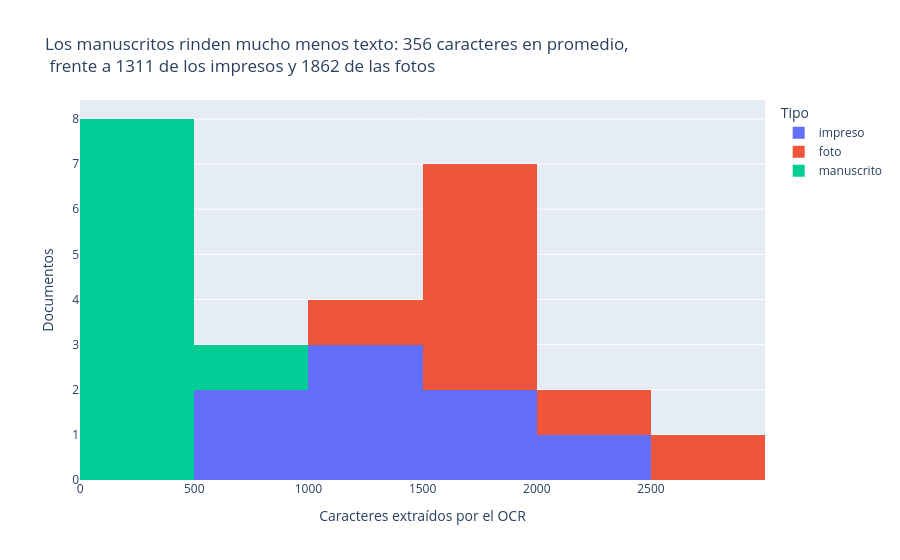
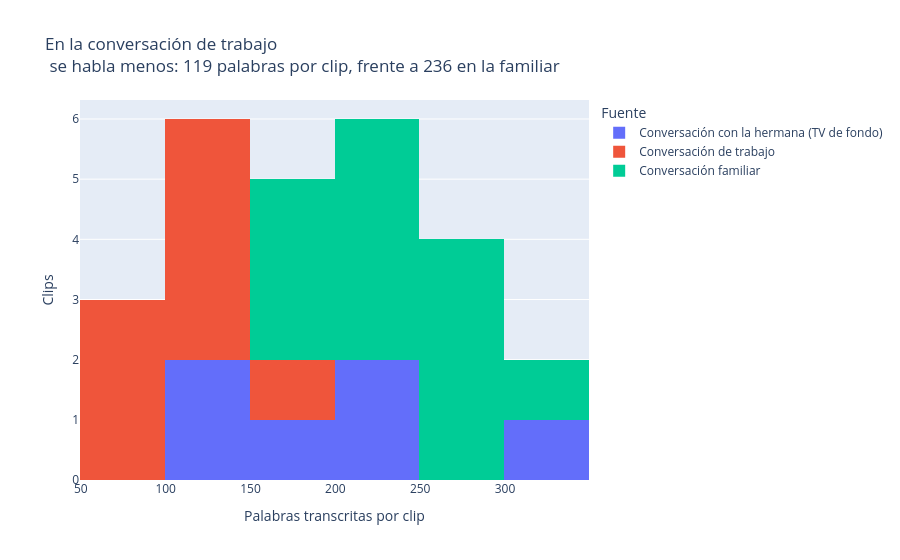

Notebook cell for these charts, in order:
### Code cell
media_ocr = documentos.groupby("tipo")["caracteres"].mean()
fig = px.histogram(documentos, x="caracteres", color="tipo", nbins=12,
                   labels={"caracteres": "Caracteres extraídos por el OCR", "tipo": "Tipo"},
                   title=f"Los manuscritos rinden mucho menos texto: {media_ocr['manuscrito']:.0f} caracteres en promedio, "
                         f"<br> frente a {media_ocr['impreso']:.0f} de los impresos y {media_ocr['foto']:.0f} de las fotos")
fig.update_yaxes(title_text="Documentos")
fig.show()

media_asr = clips.groupby("fuente")["palabras"].mean()
fig = px.histogram(clips, x="palabras", color="fuente", nbins=10,
                   labels={"palabras": "Palabras transcritas por clip", "fuente": "Fuente"},
                   title=f"En la conversación de trabajo <br> se habla menos: {media_asr['Conversación de trabajo']:.0f} "
                         f"palabras por clip, frente a {media_asr['Conversación familiar']:.0f} en la familiar")
fig.update_yaxes(title_text="Clips")
fig.show()

### Figure 1 — Plotly figure (JSON) as saved in the notebook; plotly's stock layout.template omitted (floating-point values rounded to 4 significant figures)
{"data": [{"bingroup": "x", "hovertemplate": "Tipo=impreso<br>Caracteres extraídos por el OCR=%{x}<br>count=%{y}<extra></extra>", "legendgroup": "impreso", "marker": {"color": "#636efa", "pattern": {"shape": ""}}, "name": "impreso", "nbinsx": 12, "orientation": "v", "showlegend": true, "type": "histogram", "x": [1718, 855, 2143, 1080, 1027, 1587, 1186, 894], "xaxis": "x", "yaxis": "y"}, {"bingroup": "x", "hovertemplate": "Tipo=foto<br>Caracteres extraídos por el OCR=%{x}<br>count=%{y}<extra></extra>", "legendgroup": "foto", "marker": {"color": "#EF553B", "pattern": {"shape": ""}}, "name": "foto", "nbinsx": 12, "orientation": "v", "showlegend": true, "type": "histogram", "x": [2724, 1667, 1452, 1744, 1691, 2055, 1686, 1873], "xaxis": "x", "yaxis": "y"}, {"bingroup": "x", "hovertemplate": "Tipo=manuscrito<br>Caracteres extraídos por el OCR=%{x}<br>count=%{y}<extra></extra>", "legendgroup": "manuscrito", "marker": {"color": "#00cc96", "pattern": {"shape": ""}}, "name": "manuscrito", "nbinsx": 12, "orientation": "v", "showlegend": true, "type": "histogram", "x": [442, 428, 200, 317, 274, 529, 326, 422, 264], "xaxis": "x", "yaxis": "y"}], "layout": {"barmode": "relative", "legend": {"title": {"text": "Tipo"}, "tracegroupgap": 0}, "title": {"text": "Los manuscritos rinden mucho menos texto: 356 caracteres en promedio, <br> frente a 1311 de los impresos y 1862 de las fotos"}, "xaxis": {"anchor": "y", "domain": [0, 1], "title": {"text": "Caracteres extraídos por el OCR"}}, "yaxis": {"anchor": "x", "domain": [0, 1], "title": {"text": "Documentos"}}}}

### Figure 2 — Plotly figure (JSON) as saved in the notebook; plotly's stock layout.template omitted (floating-point values rounded to 4 significant figures)
{"data": [{"bingroup": "x", "hovertemplate": "Fuente=Conversación con la hermana (TV de fondo)<br>Palabras transcritas por clip=%{x}<br>count=%{y}<extra></extra>", "legendgroup": "Conversación con la hermana (TV de fondo)", "marker": {"color": "#636efa", "pattern": {"shape": ""}}, "name": "Conversación con la hermana (TV de fondo)", "nbinsx": 10, "orientation": "v", "showlegend": true, "type": "histogram", "x": [143, 180, 322, 216, 121, 225], "xaxis": "x", "yaxis": "y"}, {"bingroup": "x", "hovertemplate": "Fuente=Conversación de trabajo<br>Palabras transcritas por clip=%{x}<br>count=%{y}<extra></extra>", "legendgroup": "Conversación de trabajo", "marker": {"color": "#EF553B", "pattern": {"shape": ""}}, "name": "Conversación de trabajo", "nbinsx": 10, "orientation": "v", "showlegend": true, "type": "histogram", "x": [91, 159, 136, 91, 130, 133, 95, 119], "xaxis": "x", "yaxis": "y"}, {"bingroup": "x", "hovertemplate": "Fuente=Conversación familiar<br>Palabras transcritas por clip=%{x}<br>count=%{y}<extra></extra>", "legendgroup": "Conversación familiar", "marker": {"color": "#00cc96", "pattern": {"shape": ""}}, "name": "Conversación familiar", "nbinsx": 10, "orientation": "v", "showlegend": true, "type": "histogram", "x": [203, 240, 174, 252, 192, 266, 267, 288, 243, 193, 203, 317], "xaxis": "x", "yaxis": "y"}], "layout": {"barmode": "relative", "legend": {"title": {"text": "Fuente"}, "tracegroupgap": 0}, "title": {"text": "En la conversación de trabajo <br> se habla menos: 119 palabras por clip, frente a 236 en la familiar"}, "xaxis": {"anchor": "y", "domain": [0, 1], "title": {"text": "Palabras transcritas por clip"}}, "yaxis": {"anchor": "x", "domain": [0, 1], "title": {"text": "Clips"}}}}
